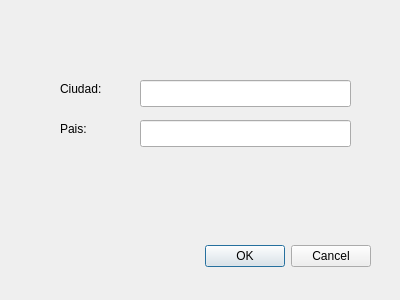
<?xml version="1.0" encoding="UTF-8"?>
<ui version="4.0">
 <class>addplace</class>
 <widget class="QDialog" name="addplace">
  <property name="geometry">
   <rect>
    <x>0</x>
    <y>0</y>
    <width>400</width>
    <height>300</height>
   </rect>
  </property>
  <property name="windowTitle">
   <string>Dialog</string>
  </property>
  <widget class="QDialogButtonBox" name="buttonBox">
   <property name="geometry">
    <rect>
     <x>30</x>
     <y>240</y>
     <width>341</width>
     <height>32</height>
    </rect>
   </property>
   <property name="orientation">
    <enum>Qt::Horizontal</enum>
   </property>
   <property name="standardButtons">
    <set>QDialogButtonBox::Cancel|QDialogButtonBox::Ok</set>
   </property>
  </widget>
  <widget class="QLabel" name="label">
   <property name="geometry">
    <rect>
     <x>60</x>
     <y>80</y>
     <width>67</width>
     <height>17</height>
    </rect>
   </property>
   <property name="text">
    <string>Ciudad:</string>
   </property>
  </widget>
  <widget class="QLabel" name="label_2">
   <property name="geometry">
    <rect>
     <x>60</x>
     <y>120</y>
     <width>67</width>
     <height>17</height>
    </rect>
   </property>
   <property name="text">
    <string>Pais:</string>
   </property>
  </widget>
  <widget class="QLineEdit" name="city">
   <property name="geometry">
    <rect>
     <x>140</x>
     <y>80</y>
     <width>211</width>
     <height>27</height>
    </rect>
   </property>
  </widget>
  <widget class="QLineEdit" name="country">
   <property name="geometry">
    <rect>
     <x>140</x>
     <y>120</y>
     <width>211</width>
     <height>27</height>
    </rect>
   </property>
  </widget>
 </widget>
 <resources/>
 <connections>
  <connection>
   <sender>buttonBox</sender>
   <signal>accepted()</signal>
   <receiver>addplace</receiver>
   <slot>accept()</slot>
   <hints>
    <hint type="sourcelabel">
     <x>248</x>
     <y>254</y>
    </hint>
    <hint type="destinationlabel">
     <x>157</x>
     <y>274</y>
    </hint>
   </hints>
  </connection>
  <connection>
   <sender>buttonBox</sender>
   <signal>rejected()</signal>
   <receiver>addplace</receiver>
   <slot>reject()</slot>
   <hints>
    <hint type="sourcelabel">
     <x>316</x>
     <y>260</y>
    </hint>
    <hint type="destinationlabel">
     <x>286</x>
     <y>274</y>
    </hint>
   </hints>
  </connection>
 </connections>
</ui>
